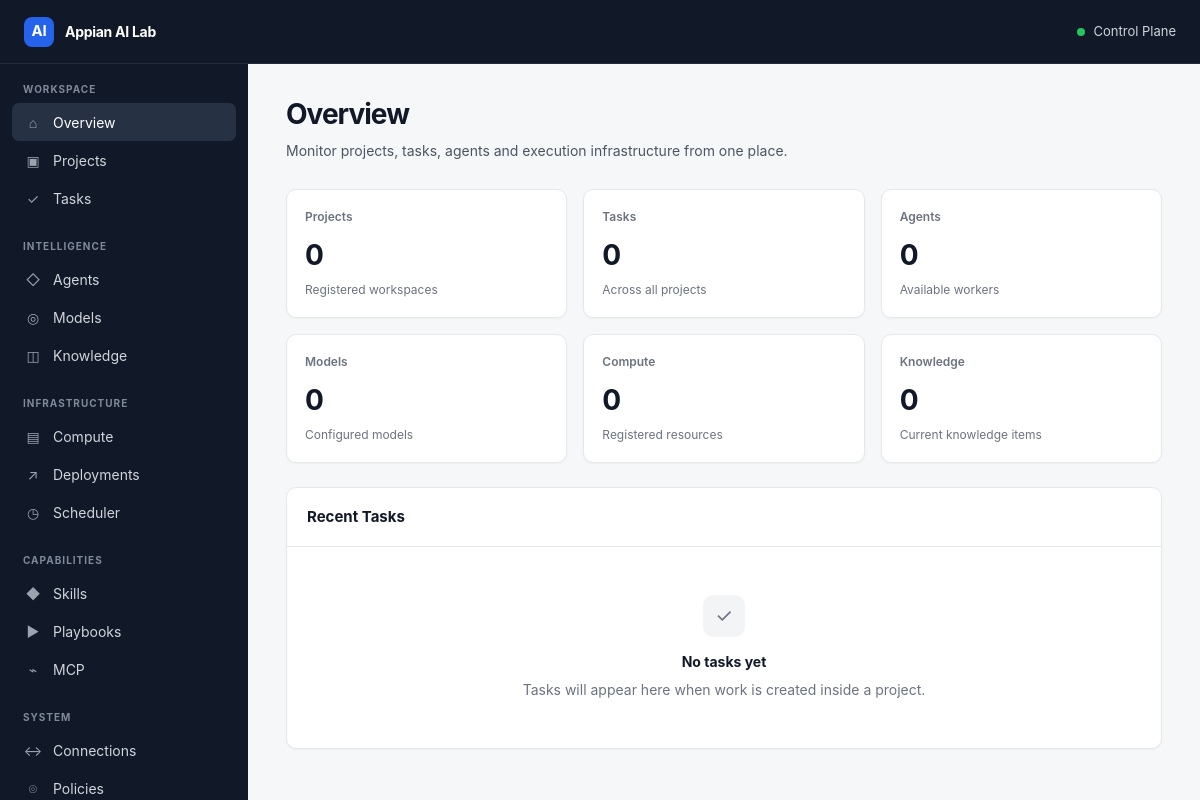
Before: / with the older database file.
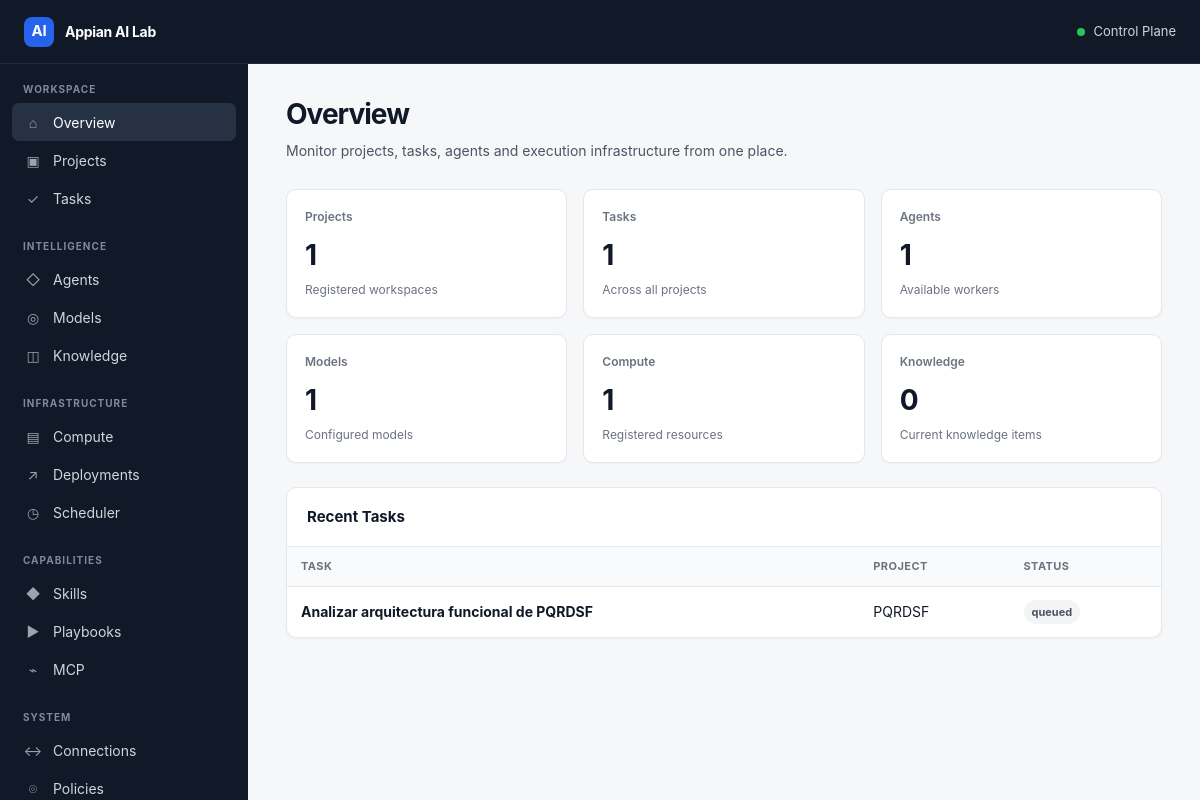
After: the same page with the newer database file.
### tables this page shows
CREATE TABLE tasks (
            id INTEGER PRIMARY KEY AUTOINCREMENT,
            project_id INTEGER NOT NULL,
            parent_task_id INTEGER,
            workspace_id INTEGER,
            environment_id INTEGER,
            agent_id INTEGER,
            model_id INTEGER,
            preferred_compute_profile_id INTEGER,
            task_type TEXT NOT NULL DEFAULT 'standard',
            title TEXT NOT NULL,
            objective TEXT,
            status TEXT NOT NULL DEFAULT 'queued',
            priority INTEGER NOT NULL DEFAULT 0,
            created_at TEXT NOT NULL DEFAULT CURRENT_TIMESTAMP,
            started_at TEXT,
            completed_at TEXT,
            updated_at TEXT NOT NULL DEFAULT CURRENT_TIMESTAMP,
            FOREIGN KEY(project_id) REFERENCES projects(id) ON DELETE CASCADE,
            FOREIGN KEY(parent_task_id) REFERENCES tasks(id) ON DELETE SET NULL,
            FOREIGN KEY(workspace_id) REFERENCES workspaces(id) ON DELETE SET NULL,
            FOREIGN KEY(environment_id) REFERENCES environments(id) ON DELETE SET NULL,
            FOREIGN KEY(agent_id) REFERENCES agents(id) ON DELETE SET NULL,
            FOREIGN KEY(model_id) REFERENCES models(id) ON DELETE SET NULL,
            FOREIGN KEY(preferred_compute_profile_id) REFERENCES compute_profiles(id) ON DELETE SET NULL
        );

CREATE TABLE projects (
            id INTEGER PRIMARY KEY AUTOINCREMENT,
            name TEXT NOT NULL UNIQUE,
            description TEXT,
            status TEXT NOT NULL DEFAULT 'active',
            created_at TEXT NOT NULL DEFAULT CURRENT_TIMESTAMP,
            updated_at TEXT NOT NULL DEFAULT CURRENT_TIMESTAMP
        );

### app.py (the view)
@app.get("/", response_class=HTMLResponse)
def dashboard(request: Request):
    conn = get_connection()
    counts = {}
    for table in [
        "projects",
        "repositories",
        "workspaces",
        "tasks",
        "agents",
        "models",
        "compute_profiles",
        "knowledge_items",
        "skills",
        "playbooks",
        "mcp_servers",
    ]:
        counts[table] = conn.execute(
            f"SELECT COUNT(*) FROM {table}"
        ).fetchone()[0]
    tasks = conn.execute(
        """
        SELECT
            tasks.id,
            tasks.title,
            tasks.status,
            projects.name AS project_name
        FROM tasks
        JOIN projects
            ON projects.id = tasks.project_id
        ORDER BY tasks.id DESC
        LIMIT 10
        """
    ).fetchall()
    conn.close()
    return templates.TemplateResponse(
        request=request,
        name="dashboard.html",
        context={
            "counts": counts,
            "tasks": tasks,
            "active_page": "dashboard",
        },
    )

### templates/dashboard.html (shortened to what this page needs)
{% extends "base.html" %}
{% block content %}
<div class="page-header">
    <div>
        <h1 class="page-title">
            Overview
        </h1>
        <p class="page-description">
            Monitor projects, tasks, agents and execution
            infrastructure from one place.
        </p>
    </div>
</div>
<div class="card-grid">
    <div class="card stat-card">
        <div class="stat-label">Projects</div>
        <div class="stat-value">
            {{ counts.projects }}
        </div>
        <div class="stat-detail">
            Registered workspaces
        </div>
    </div>
    <div class="card stat-card">
        <div class="stat-label">Tasks</div>
        <div class="stat-value">
            {{ counts.tasks }}
        </div>
        <div class="stat-detail">
            Across all projects
        </div>
    </div>
    <div class="card stat-card">
        <div class="stat-label">Agents</div>
        <div class="stat-value">
            {{ counts.agents }}
        </div>
        <div class="stat-detail">
            Available workers
        </div>
    </div>
    <div class="card stat-card">
        <div class="stat-label">Models</div>
        <div class="stat-value">
            {{ counts.models }}
        </div>
        <div class="stat-detail">
            Configured models
        </div>
    </div>
    <div class="card stat-card">
        <div class="stat-label">Compute</div>
        <div class="stat-value">
            {{ counts.compute_profiles }}
        </div>
        <div class="stat-detail">
            Registered resources
        </div>
    </div>
    <div class="card stat-card">
        <div class="stat-label">Knowledge</div>
        <div class="stat-value">
            {{ counts.knowledge_items }}
        </div>
        <div class="stat-detail">
            Current knowledge items
        </div>
    </div>
</div>
<div style="height: 24px;"></div>
<div class="card">
    <div class="card-header">
        <div>
            <h2 class="card-title">
                Recent Tasks
            </h2>
        </div>
    </div>
    {% if tasks %}
    <div class="table-wrap">
        <table class="data-table">
            <thead>
                <tr>
                    <th>Task</th>
                    <th>Project</th>
                    <th>Status</th>
                </tr>
            </thead>
            <tbody>
                {% for task in tasks %}
                <tr>
                    <td>
                        <strong>
                            {{ task.title }}
                        </strong>
                    </td>
                    <td>
                        {{ task.project_name }}
                    </td>
                    <td>
                        <span class="badge badge-neutral">
                            {{ task.status }}
                        </span>
                    </td>
                </tr>
                {% endfor %}
            </tbody>
        </table>
    </div>
    {% else %}
    <div class="empty-state">
        <div class="empty-state-icon">
            ✓
        </div>
        <p class="empty-state-title">
            No tasks yet
        </p>
        <p class="empty-state-description">
            Tasks will appear here when work is created
            inside a project.
        </p>
    </div>
    {% endif %}
</div>
{% endblock %}

Changed rows visible on the page:
added tasks: title "Analizar arquitectura funcional de PQRDSF", project_name "PQRDSF", status "queued"
Other visible differences:
{{ counts.projects }}: "0" → "1"
{{ counts.tasks }}: "0" → "1"
{{ counts.agents }}: "0" → "1"
{{ counts.models }}: "0" → "1"
{{ counts.compute_profiles }}: "0" → "1"
text no longer shown: "✓ No tasks yet Tasks will appear here when work is created inside a project."
text now shown: "TASK PROJECT STATUS"
